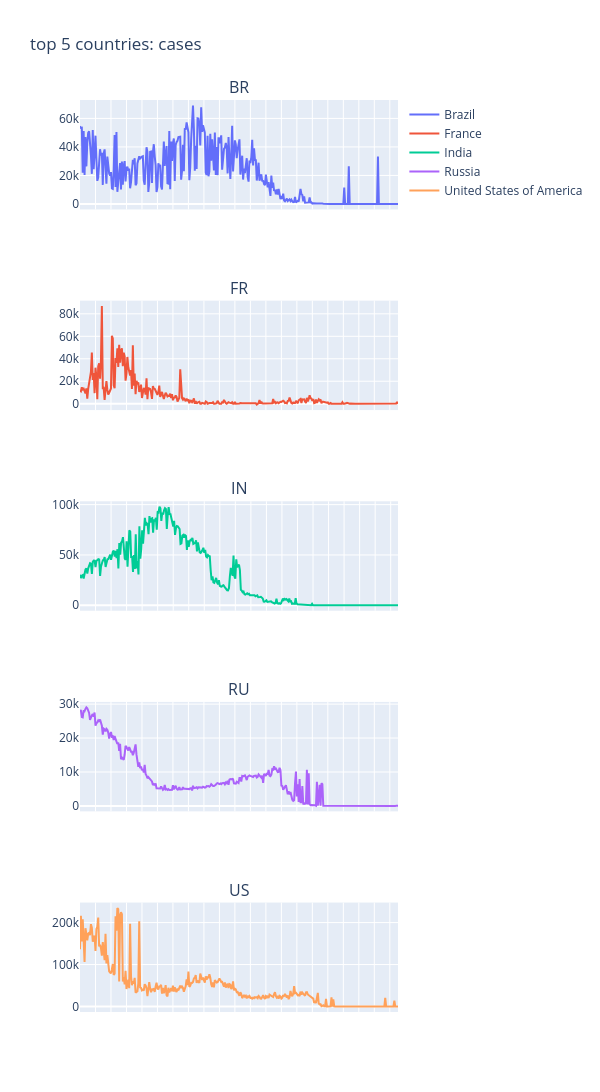
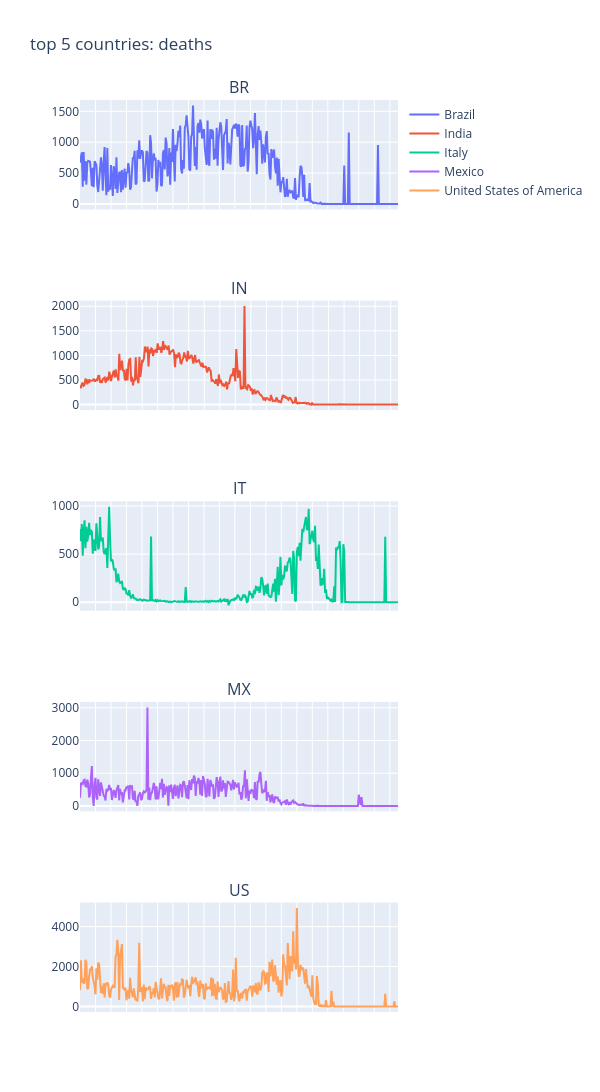

The notebook cell these images were saved under, in order:
### Code cell
group1 = json_files[:5]
group2 = json_files[5:10]

def build_figure(file_group, title):
    fig = make_subplots(rows=5, cols=1, shared_xaxes=False, shared_yaxes=False,
                        subplot_titles=[f.split('_')[3] for f in file_group])

    for i, filename in enumerate(file_group):
        df = pd.read_json(os.path.join(data_dir, filename))
        country_code = df['countriesAndTerritories'].iloc[0].replace("_", " ")
        y_col = 'cases' if 'cases' in filename else 'deaths'
        fig.add_trace(
            go.Scatter(x=df['dateRep'], y=df[y_col], mode='lines', name=country_code),
            row=i+1, col=1
        )
        fig.update_xaxes(showticklabels=False, row=i+1, col=1)

    fig.update_layout(height=1200, width=600, title_text=title)
    return fig

# Create and show both figures
fig1 = build_figure(group1, "top 5 countries: cases")
fig2 = build_figure(group2, "top 5 countries: deaths")

fig1.show()
fig2.show()

### Figure 1 — Plotly figure (JSON) as saved in the notebook; plotly's stock layout.template omitted (floating-point values rounded to 4 significant figures; data arrays with more than 128 entries replaced by an {"elided": "..."} marker saying what was removed)
{"data": [{"mode": "lines", "name": "Brazil", "type": "scatter", "x": {"elided": "350 str values"}, "xaxis": "x", "y": {"elided": "350 int values"}, "yaxis": "y"}, {"mode": "lines", "name": "France", "type": "scatter", "x": {"elided": "350 str values"}, "xaxis": "x2", "y": {"elided": "350 int values"}, "yaxis": "y2"}, {"mode": "lines", "name": "India", "type": "scatter", "x": {"elided": "349 str values"}, "xaxis": "x3", "y": {"elided": "349 int values"}, "yaxis": "y3"}, {"mode": "lines", "name": "Russia", "type": "scatter", "x": {"elided": "350 str values"}, "xaxis": "x4", "y": {"elided": "350 int values"}, "yaxis": "y4"}, {"mode": "lines", "name": "United States of America", "type": "scatter", "x": {"elided": "350 str values"}, "xaxis": "x5", "y": {"elided": "350 int values"}, "yaxis": "y5"}], "layout": {"annotations": [{"font": {"size": 16}, "showarrow": false, "text": "BR", "x": 0.5, "xanchor": "center", "xref": "paper", "y": 1, "yanchor": "bottom", "yref": "paper"}, {"font": {"size": 16}, "showarrow": false, "text": "FR", "x": 0.5, "xanchor": "center", "xref": "paper", "y": 0.78, "yanchor": "bottom", "yref": "paper"}, {"font": {"size": 16}, "showarrow": false, "text": "IN", "x": 0.5, "xanchor": "center", "xref": "paper", "y": 0.56, "yanchor": "bottom", "yref": "paper"}, {"font": {"size": 16}, "showarrow": false, "text": "RU", "x": 0.5, "xanchor": "center", "xref": "paper", "y": 0.34, "yanchor": "bottom", "yref": "paper"}, {"font": {"size": 16}, "showarrow": false, "text": "US", "x": 0.5, "xanchor": "center", "xref": "paper", "y": 0.12, "yanchor": "bottom", "yref": "paper"}], "height": 1200, "title": {"text": "top 5 countries: cases"}, "width": 600, "xaxis": {"anchor": "y", "domain": [0, 1], "showticklabels": false}, "xaxis2": {"anchor": "y2", "domain": [0, 1], "showticklabels": false}, "xaxis3": {"anchor": "y3", "domain": [0, 1], "showticklabels": false}, "xaxis4": {"anchor": "y4", "domain": [0, 1], "showticklabels": false}, "xaxis5": {"anchor": "y5", "domain": [0, 1], "showticklabels": false}, "yaxis": {"anchor": "x", "domain": [0.88, 1]}, "yaxis2": {"anchor": "x2", "domain": [0.66, 0.78]}, "yaxis3": {"anchor": "x3", "domain": [0.44, 0.56]}, "yaxis4": {"anchor": "x4", "domain": [0.22, 0.34]}, "yaxis5": {"anchor": "x5", "domain": [0, 0.12]}}}

### Figure 2 — Plotly figure (JSON) as saved in the notebook; plotly's stock layout.template omitted (floating-point values rounded to 4 significant figures; data arrays with more than 128 entries replaced by an {"elided": "..."} marker saying what was removed)
{"data": [{"mode": "lines", "name": "Brazil", "type": "scatter", "x": {"elided": "350 str values"}, "xaxis": "x", "y": {"elided": "350 int values"}, "yaxis": "y"}, {"mode": "lines", "name": "India", "type": "scatter", "x": {"elided": "349 str values"}, "xaxis": "x2", "y": {"elided": "349 int values"}, "yaxis": "y2"}, {"mode": "lines", "name": "Italy", "type": "scatter", "x": {"elided": "350 str values"}, "xaxis": "x3", "y": {"elided": "350 int values"}, "yaxis": "y3"}, {"mode": "lines", "name": "Mexico", "type": "scatter", "x": {"elided": "350 str values"}, "xaxis": "x4", "y": {"elided": "350 int values"}, "yaxis": "y4"}, {"mode": "lines", "name": "United States of America", "type": "scatter", "x": {"elided": "350 str values"}, "xaxis": "x5", "y": {"elided": "350 int values"}, "yaxis": "y5"}], "layout": {"annotations": [{"font": {"size": 16}, "showarrow": false, "text": "BR", "x": 0.5, "xanchor": "center", "xref": "paper", "y": 1, "yanchor": "bottom", "yref": "paper"}, {"font": {"size": 16}, "showarrow": false, "text": "IN", "x": 0.5, "xanchor": "center", "xref": "paper", "y": 0.78, "yanchor": "bottom", "yref": "paper"}, {"font": {"size": 16}, "showarrow": false, "text": "IT", "x": 0.5, "xanchor": "center", "xref": "paper", "y": 0.56, "yanchor": "bottom", "yref": "paper"}, {"font": {"size": 16}, "showarrow": false, "text": "MX", "x": 0.5, "xanchor": "center", "xref": "paper", "y": 0.34, "yanchor": "bottom", "yref": "paper"}, {"font": {"size": 16}, "showarrow": false, "text": "US", "x": 0.5, "xanchor": "center", "xref": "paper", "y": 0.12, "yanchor": "bottom", "yref": "paper"}], "height": 1200, "title": {"text": "top 5 countries: deaths"}, "width": 600, "xaxis": {"anchor": "y", "domain": [0, 1], "showticklabels": false}, "xaxis2": {"anchor": "y2", "domain": [0, 1], "showticklabels": false}, "xaxis3": {"anchor": "y3", "domain": [0, 1], "showticklabels": false}, "xaxis4": {"anchor": "y4", "domain": [0, 1], "showticklabels": false}, "xaxis5": {"anchor": "y5", "domain": [0, 1], "showticklabels": false}, "yaxis": {"anchor": "x", "domain": [0.88, 1]}, "yaxis2": {"anchor": "x2", "domain": [0.66, 0.78]}, "yaxis3": {"anchor": "x3", "domain": [0.44, 0.56]}, "yaxis4": {"anchor": "x4", "domain": [0.22, 0.34]}, "yaxis5": {"anchor": "x5", "domain": [0, 0.12]}}}
